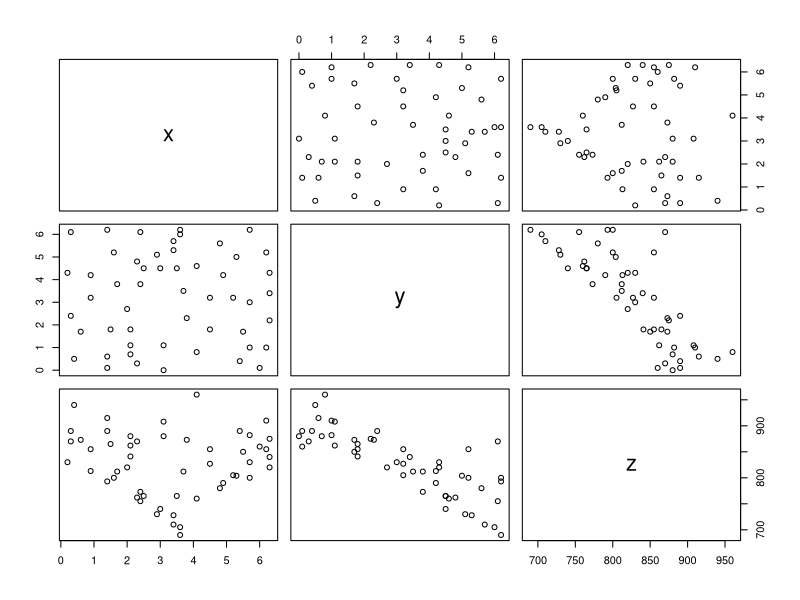
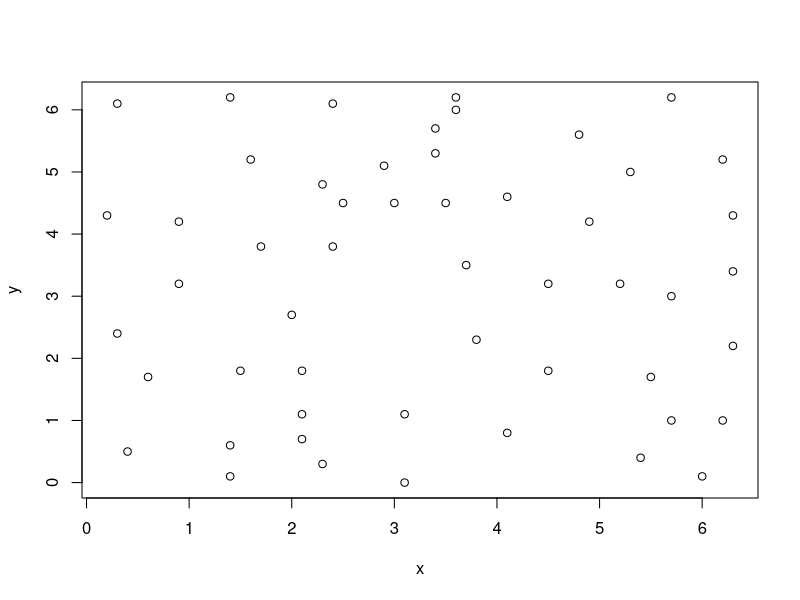
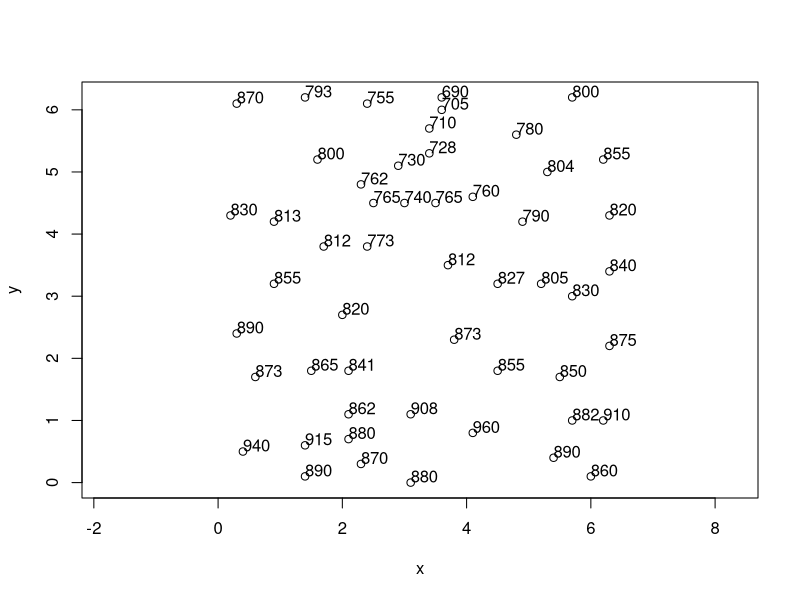
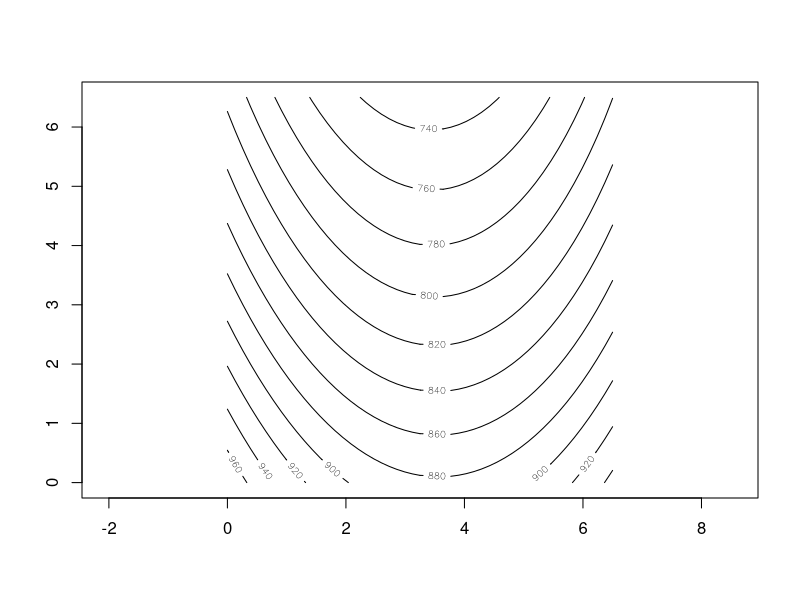
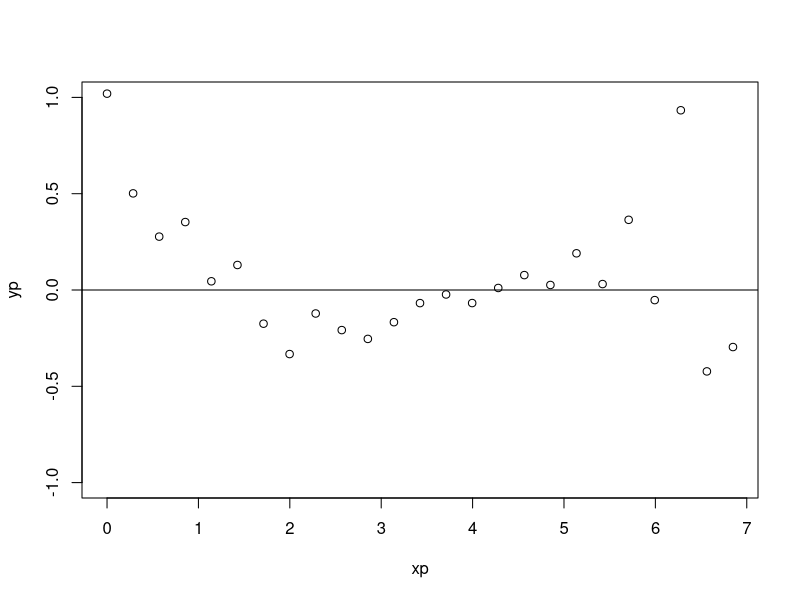
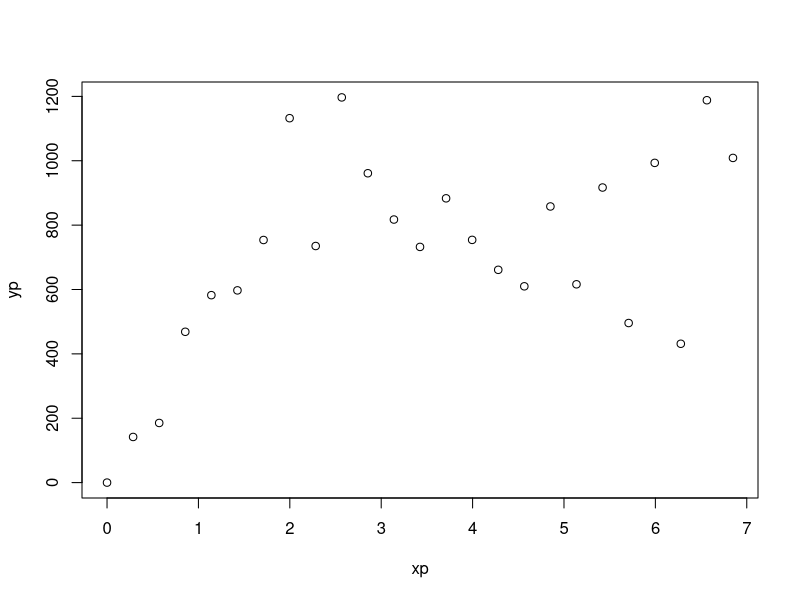
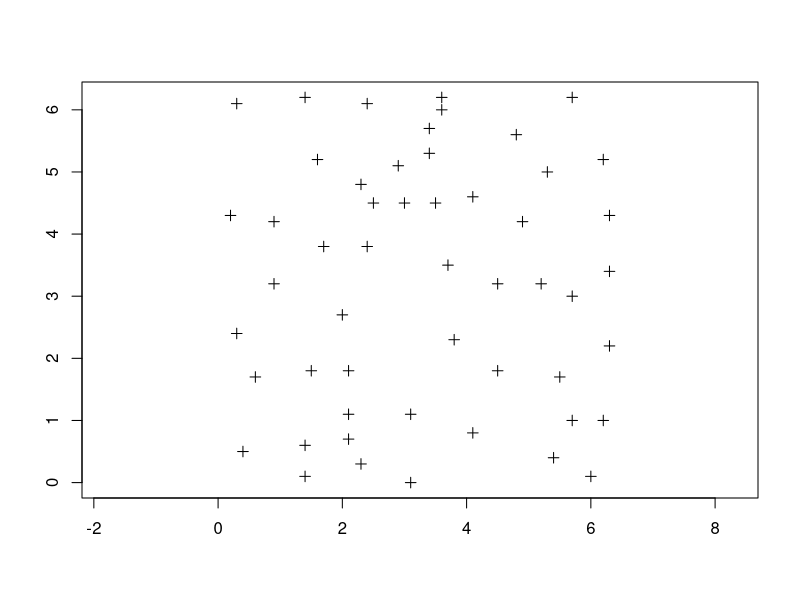

These charts were generated, in order, by the following R code:
library(MASS)
library(spatial)
data(topo)
topo
class(topo)
View(topo)
plot(topo)
plot(topo[,1:2])
plot(topo[,c("x","y")], asp=T)
text(topo$x, topo$y, topo$z, adj = c(0,0))

topo.ls <- surf.ls(2, topo)
trsurf <- trmat(topo.ls, 0, 6.5, 0, 6.5, 50)
contour(trsurf, asp = TRUE)

correlogram(topo.ls, 30)
variogram(topo.ls, 30)

library(sp)
coordinates(topo) <- ~x+y
class(topo)
topo
plot(topo)
axis(1)
axis(2)
box()
